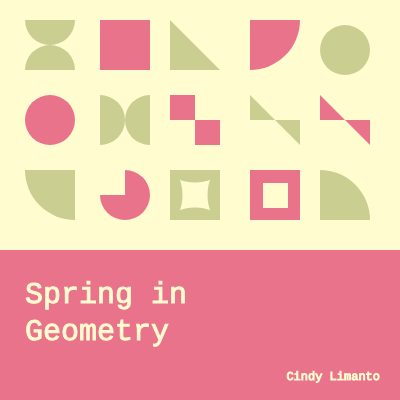
Frame 1 (no input)
Frame 60 (no input): identical to frame 1, image omitted
Frame 120 (the mouse pressed at the canvas centre since frame 60): identical to frame 1, image omitted

The p5.js sketch that drew this single still picture (run headless with seeded random() and noise() and a simulated clock; from frame 60 on, the mouse is pressed at the canvas centre):

// p5.js sketch
// ── sketch.js
function setup () {
  createCanvas(400,400);
  angleMode(DEGREES);
}

function draw () {
  background(255, 253, 208);
  fill(203,206,145);
  noStroke();
  arc(50,20,50,50,0,180);
  arc(50,70,50,50,180,0);
  triangle(170,20,170,70,220,70);
  arc(345,50,50,50,360,0);
  //trying to experiment with the angles, turned out to change it to half circle vertical, eneded to be either 270,90 or 90,270
  arc(100,120,50,50,270,90);
  arc(150,120,50,50,90,270);
  triangle(250,95,250,120,275,120);
  triangle(275,120, 300,120, 300,145);
  arc(75,170,100,100,90,180);
  //trying combination of 4 half circle
  arc(195,170,50,25,0,180);
  arc(195,220,50,25,180,0);
  arc(170,195,25,50,270,90);
  arc(220,195,25,50,90,270);
  arc(320,220,100,100,270,0);
  
  

//pink
  fill(234,115,140);
  noStroke();
  square(100,20,50);
  arc(250,20,100,100,0,90);
  arc(50,120,50,50,360,0);
  square(170,95,25);
  square(195,120,25);
//trying same shapes with quad, like the 2 green triangle
  quad(320,95, 320, 120, 370,120, 370,145);
  arc(125,195,50,50,270,180);
  square(250,170,50);
  rect(0,250,400,150);
  

//cream
  fill(255, 253, 208);
  square(263,183,25);
//trying experimenting with the text
  textAlign(LEFT);
  textSize(30);
//the number is for the color
  stroke(255,253,208);
  strokeWeight(1);
//To apply fonts
  textFont("Courier New");
  text("Spring in Geometry",25,280,200);
  textAlign(RIGHT);
  textSize(12);
  textFont("Courier New");
  text("Cindy Limanto", 380,380);
  
}
